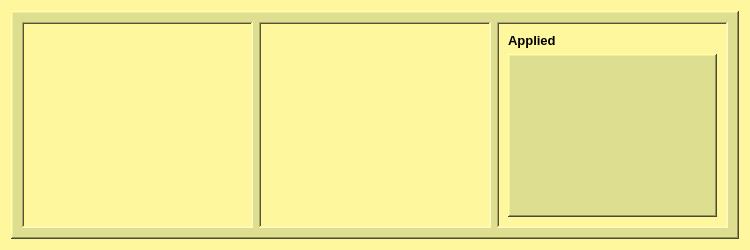
<?xml version="1.0" encoding="UTF-8"?>
<ui version="4.0">
 <class>Preview</class>
 <widget class="QWidget" name="Preview">
  <property name="geometry">
   <rect>
    <x>0</x>
    <y>0</y>
    <width>750</width>
    <height>250</height>
   </rect>
  </property>
  <property name="minimumSize">
   <size>
    <width>750</width>
    <height>250</height>
   </size>
  </property>
  <property name="windowTitle">
   <string>Preview</string>
  </property>
  <property name="styleSheet">
   <string notr="true">background-color: rgb(255, 247, 158);</string>
  </property>
  <layout class="QVBoxLayout" name="verticalLayout_5">
   <item>
    <widget class="QFrame" name="frame">
     <property name="styleSheet">
      <string notr="true">background-color: rgb(222, 222, 144);</string>
     </property>
     <property name="frameShape">
      <enum>QFrame::WinPanel</enum>
     </property>
     <property name="frameShadow">
      <enum>QFrame::Raised</enum>
     </property>
     <layout class="QHBoxLayout" name="horizontalLayout_2">
      <item>
       <widget class="QFrame" name="frame_4">
        <property name="styleSheet">
         <string notr="true">background-color: rgb(255, 247, 158);</string>
        </property>
        <property name="frameShape">
         <enum>QFrame::WinPanel</enum>
        </property>
        <property name="frameShadow">
         <enum>QFrame::Sunken</enum>
        </property>
        <layout class="QVBoxLayout" name="verticalLayout_3">
         <item>
          <widget class="QLabel" name="img_orjinal">
           <property name="text">
            <string/>
           </property>
          </widget>
         </item>
        </layout>
       </widget>
      </item>
      <item>
       <widget class="QFrame" name="frame_3">
        <property name="styleSheet">
         <string notr="true">background-color: rgb(255, 247, 158);</string>
        </property>
        <property name="frameShape">
         <enum>QFrame::WinPanel</enum>
        </property>
        <property name="frameShadow">
         <enum>QFrame::Sunken</enum>
        </property>
        <layout class="QVBoxLayout" name="verticalLayout_4">
         <item>
          <widget class="QLabel" name="img_aug">
           <property name="text">
            <string/>
           </property>
          </widget>
         </item>
        </layout>
       </widget>
      </item>
      <item>
       <widget class="QFrame" name="frame_2">
        <property name="styleSheet">
         <string notr="true">background-color: rgb(255, 247, 158);</string>
        </property>
        <property name="frameShape">
         <enum>QFrame::WinPanel</enum>
        </property>
        <property name="frameShadow">
         <enum>QFrame::Sunken</enum>
        </property>
        <layout class="QVBoxLayout" name="verticalLayout_2">
         <item>
          <layout class="QVBoxLayout" name="verticalLayout">
           <item>
            <widget class="QLabel" name="label_3">
             <property name="sizePolicy">
              <sizepolicy hsizetype="Preferred" vsizetype="Fixed">
               <horstretch>0</horstretch>
               <verstretch>0</verstretch>
              </sizepolicy>
             </property>
             <property name="font">
              <font>
               <pointsize>10</pointsize>
               <weight>75</weight>
               <bold>true</bold>
              </font>
             </property>
             <property name="text">
              <string>Applied</string>
             </property>
            </widget>
           </item>
           <item>
            <widget class="QPlainTextEdit" name="plainTextEdit">
             <property name="sizePolicy">
              <sizepolicy hsizetype="Ignored" vsizetype="Ignored">
               <horstretch>0</horstretch>
               <verstretch>0</verstretch>
              </sizepolicy>
             </property>
             <property name="styleSheet">
              <string notr="true">background-color: rgb(222, 222, 144);</string>
             </property>
             <property name="frameShape">
              <enum>QFrame::WinPanel</enum>
             </property>
             <property name="frameShadow">
              <enum>QFrame::Raised</enum>
             </property>
             <property name="readOnly">
              <bool>true</bool>
             </property>
            </widget>
           </item>
          </layout>
         </item>
        </layout>
       </widget>
      </item>
     </layout>
    </widget>
   </item>
  </layout>
 </widget>
 <resources/>
 <connections/>
</ui>
